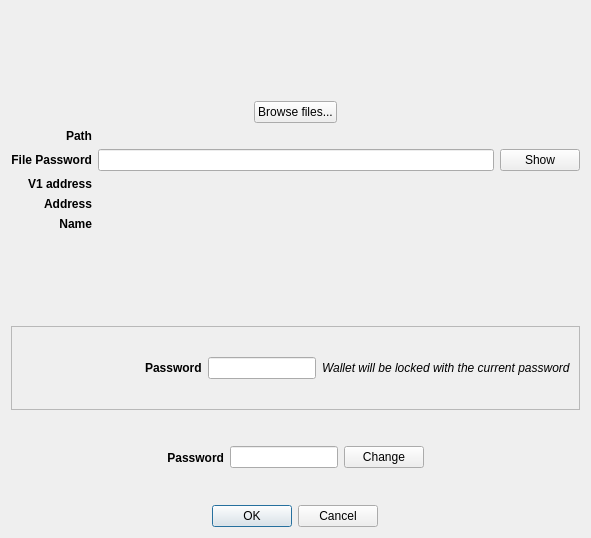
<?xml version="1.0" encoding="UTF-8"?>
<ui version="4.0">
 <class>V1WalletRestoreFromFileDialog</class>
 <widget class="QDialog" name="V1WalletRestoreFromFileDialog">
  <property name="geometry">
   <rect>
    <x>0</x>
    <y>0</y>
    <width>591</width>
    <height>538</height>
   </rect>
  </property>
  <property name="maximumSize">
   <size>
    <width>16777215</width>
    <height>16777215</height>
   </size>
  </property>
  <property name="windowTitle">
   <string>Restore V1 wallet from file</string>
  </property>
  <layout class="QVBoxLayout" name="verticalLayout">
   <item alignment="Qt::AlignHCenter">
    <widget class="QLabel" name="imageLabel">
     <property name="maximumSize">
      <size>
       <width>200</width>
       <height>200</height>
      </size>
     </property>
     <property name="text">
      <string/>
     </property>
     <property name="pixmap">
      <pixmap resource="../../icons/tikka.slots.pyqt.resources.icons.index.qrc">:/images/keys</pixmap>
     </property>
     <property name="scaledContents">
      <bool>true</bool>
     </property>
    </widget>
   </item>
   <item alignment="Qt::AlignHCenter">
    <widget class="QPushButton" name="browseFilesButton">
     <property name="text">
      <string>Browse files...</string>
     </property>
     <property name="autoExclusive">
      <bool>false</bool>
     </property>
    </widget>
   </item>
   <item>
    <layout class="QGridLayout" name="gridLayout">
     <item row="1" column="2">
      <widget class="QPushButton" name="showButton">
       <property name="text">
        <string>Show</string>
       </property>
      </widget>
     </item>
     <item row="1" column="0">
      <widget class="QLabel" name="filePasswordLabel">
       <property name="font">
        <font>
         <weight>75</weight>
         <bold>true</bold>
        </font>
       </property>
       <property name="text">
        <string>File Password</string>
       </property>
       <property name="alignment">
        <set>Qt::AlignRight|Qt::AlignTrailing|Qt::AlignVCenter</set>
       </property>
      </widget>
     </item>
     <item row="2" column="0">
      <widget class="QLabel" name="v1AddressLabel">
       <property name="font">
        <font>
         <weight>75</weight>
         <bold>true</bold>
        </font>
       </property>
       <property name="text">
        <string>V1 address</string>
       </property>
       <property name="alignment">
        <set>Qt::AlignRight|Qt::AlignTrailing|Qt::AlignVCenter</set>
       </property>
      </widget>
     </item>
     <item row="2" column="1">
      <widget class="QLabel" name="v1AddressValueLabel">
       <property name="text">
        <string/>
       </property>
      </widget>
     </item>
     <item row="1" column="1">
      <widget class="QLineEdit" name="filePasswordLineEdit">
       <property name="echoMode">
        <enum>QLineEdit::Password</enum>
       </property>
      </widget>
     </item>
     <item row="0" column="0">
      <widget class="QLabel" name="pathLabel">
       <property name="font">
        <font>
         <weight>75</weight>
         <bold>true</bold>
        </font>
       </property>
       <property name="text">
        <string>Path</string>
       </property>
       <property name="alignment">
        <set>Qt::AlignRight|Qt::AlignTrailing|Qt::AlignVCenter</set>
       </property>
      </widget>
     </item>
     <item row="0" column="1">
      <widget class="QLabel" name="pathValueLabel">
       <property name="text">
        <string/>
       </property>
      </widget>
     </item>
     <item row="3" column="0">
      <widget class="QLabel" name="addressLabel">
       <property name="font">
        <font>
         <weight>75</weight>
         <bold>true</bold>
        </font>
       </property>
       <property name="text">
        <string>Address</string>
       </property>
       <property name="alignment">
        <set>Qt::AlignRight|Qt::AlignTrailing|Qt::AlignVCenter</set>
       </property>
      </widget>
     </item>
     <item row="3" column="1">
      <widget class="QLabel" name="addressValueLabel">
       <property name="text">
        <string/>
       </property>
      </widget>
     </item>
     <item row="4" column="0">
      <widget class="QLabel" name="nameLabel">
       <property name="font">
        <font>
         <weight>75</weight>
         <bold>true</bold>
        </font>
       </property>
       <property name="text">
        <string>Name</string>
       </property>
       <property name="alignment">
        <set>Qt::AlignRight|Qt::AlignTrailing|Qt::AlignVCenter</set>
       </property>
      </widget>
     </item>
     <item row="4" column="1">
      <widget class="QLabel" name="nameValueLabel">
       <property name="text">
        <string/>
       </property>
      </widget>
     </item>
    </layout>
   </item>
   <item alignment="Qt::AlignHCenter">
    <widget class="QLabel" name="errorLabel">
     <property name="styleSheet">
      <string notr="true">color: rgb(255, 0, 0)</string>
     </property>
     <property name="text">
      <string/>
     </property>
    </widget>
   </item>
   <item>
    <widget class="QFrame" name="storedPasswordFrame">
     <property name="frameShape">
      <enum>QFrame::StyledPanel</enum>
     </property>
     <property name="frameShadow">
      <enum>QFrame::Raised</enum>
     </property>
     <layout class="QHBoxLayout" name="horizontalLayout_2">
      <item>
       <spacer name="horizontalSpacer_4">
        <property name="orientation">
         <enum>Qt::Horizontal</enum>
        </property>
        <property name="sizeHint" stdset="0">
         <size>
          <width>40</width>
          <height>20</height>
         </size>
        </property>
       </spacer>
      </item>
      <item alignment="Qt::AlignRight">
       <widget class="QLabel" name="storedPasswordLabel">
        <property name="font">
         <font>
          <weight>75</weight>
          <bold>true</bold>
         </font>
        </property>
        <property name="text">
         <string>Password</string>
        </property>
       </widget>
      </item>
      <item alignment="Qt::AlignHCenter">
       <widget class="QLineEdit" name="storedpasswordLineEdit">
        <property name="sizePolicy">
         <sizepolicy hsizetype="Fixed" vsizetype="Fixed">
          <horstretch>0</horstretch>
          <verstretch>0</verstretch>
         </sizepolicy>
        </property>
        <property name="maxLength">
         <number>20</number>
        </property>
        <property name="echoMode">
         <enum>QLineEdit::Password</enum>
        </property>
        <property name="alignment">
         <set>Qt::AlignCenter</set>
        </property>
        <property name="readOnly">
         <bool>true</bool>
        </property>
       </widget>
      </item>
      <item alignment="Qt::AlignLeft">
       <widget class="QLabel" name="storedPasswordHintLabel">
        <property name="font">
         <font>
          <italic>true</italic>
         </font>
        </property>
        <property name="text">
         <string>Wallet will be locked with the current password</string>
        </property>
       </widget>
      </item>
     </layout>
    </widget>
   </item>
   <item>
    <widget class="QFrame" name="passwordFrame">
     <layout class="QHBoxLayout" name="horizontalLayout">
      <item>
       <spacer name="horizontalSpacer">
        <property name="orientation">
         <enum>Qt::Horizontal</enum>
        </property>
        <property name="sizeHint" stdset="0">
         <size>
          <width>40</width>
          <height>20</height>
         </size>
        </property>
       </spacer>
      </item>
      <item alignment="Qt::AlignRight">
       <widget class="QLabel" name="passwordLabel">
        <property name="sizePolicy">
         <sizepolicy hsizetype="Preferred" vsizetype="Preferred">
          <horstretch>0</horstretch>
          <verstretch>0</verstretch>
         </sizepolicy>
        </property>
        <property name="font">
         <font>
          <weight>75</weight>
          <bold>true</bold>
         </font>
        </property>
        <property name="text">
         <string>Password</string>
        </property>
        <property name="alignment">
         <set>Qt::AlignRight|Qt::AlignTrailing|Qt::AlignVCenter</set>
        </property>
       </widget>
      </item>
      <item alignment="Qt::AlignHCenter">
       <widget class="QLineEdit" name="passwordLineEdit">
        <property name="sizePolicy">
         <sizepolicy hsizetype="Fixed" vsizetype="Fixed">
          <horstretch>0</horstretch>
          <verstretch>0</verstretch>
         </sizepolicy>
        </property>
        <property name="echoMode">
         <enum>QLineEdit::Password</enum>
        </property>
        <property name="alignment">
         <set>Qt::AlignCenter</set>
        </property>
        <property name="readOnly">
         <bool>true</bool>
        </property>
       </widget>
      </item>
      <item alignment="Qt::AlignLeft">
       <widget class="QPushButton" name="changeButton">
        <property name="sizePolicy">
         <sizepolicy hsizetype="Fixed" vsizetype="Fixed">
          <horstretch>0</horstretch>
          <verstretch>0</verstretch>
         </sizepolicy>
        </property>
        <property name="text">
         <string>Change</string>
        </property>
       </widget>
      </item>
      <item>
       <spacer name="horizontalSpacer_2">
        <property name="orientation">
         <enum>Qt::Horizontal</enum>
        </property>
        <property name="sizeHint" stdset="0">
         <size>
          <width>40</width>
          <height>20</height>
         </size>
        </property>
       </spacer>
      </item>
     </layout>
    </widget>
   </item>
   <item alignment="Qt::AlignHCenter">
    <widget class="QDialogButtonBox" name="buttonBox">
     <property name="enabled">
      <bool>true</bool>
     </property>
     <property name="orientation">
      <enum>Qt::Horizontal</enum>
     </property>
     <property name="standardButtons">
      <set>QDialogButtonBox::Cancel|QDialogButtonBox::Ok</set>
     </property>
    </widget>
   </item>
  </layout>
 </widget>
 <tabstops>
  <tabstop>browseFilesButton</tabstop>
  <tabstop>filePasswordLineEdit</tabstop>
  <tabstop>storedpasswordLineEdit</tabstop>
  <tabstop>passwordLineEdit</tabstop>
  <tabstop>changeButton</tabstop>
  <tabstop>showButton</tabstop>
 </tabstops>
 <resources>
  <include location="../../icons/tikka.slots.pyqt.resources.icons.index.qrc"/>
 </resources>
 <connections>
  <connection>
   <sender>buttonBox</sender>
   <signal>rejected()</signal>
   <receiver>V1WalletRestoreFromFileDialog</receiver>
   <slot>reject()</slot>
   <hints>
    <hint type="sourcelabel">
     <x>316</x>
     <y>260</y>
    </hint>
    <hint type="destinationlabel">
     <x>286</x>
     <y>274</y>
    </hint>
   </hints>
  </connection>
  <connection>
   <sender>buttonBox</sender>
   <signal>accepted()</signal>
   <receiver>V1WalletRestoreFromFileDialog</receiver>
   <slot>accept()</slot>
   <hints>
    <hint type="sourcelabel">
     <x>248</x>
     <y>254</y>
    </hint>
    <hint type="destinationlabel">
     <x>157</x>
     <y>274</y>
    </hint>
   </hints>
  </connection>
 </connections>
</ui>
